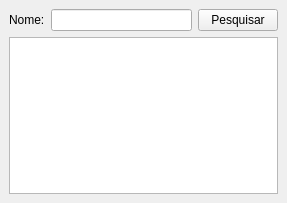
<?xml version="1.0" encoding="UTF-8"?>
<ui version="4.0">
 <class>MainWindow</class>
 <widget class="QMainWindow" name="MainWindow">
  <property name="geometry">
   <rect>
    <x>0</x>
    <y>0</y>
    <width>287</width>
    <height>203</height>
   </rect>
  </property>
  <property name="windowTitle">
   <string>Pesquisar</string>
  </property>
  <widget class="QWidget" name="centralwidget">
   <layout class="QGridLayout" name="gridLayout">
    <item row="0" column="0">
     <layout class="QHBoxLayout" name="horizontalLayout">
      <item>
       <widget class="QLabel" name="label">
        <property name="text">
         <string>Nome:</string>
        </property>
       </widget>
      </item>
      <item>
       <widget class="QLineEdit" name="lineEdit"/>
      </item>
      <item>
       <widget class="QPushButton" name="pushButton">
        <property name="text">
         <string>Pesquisar</string>
        </property>
       </widget>
      </item>
     </layout>
    </item>
    <item row="1" column="0">
     <widget class="QPlainTextEdit" name="plainTextEdit"/>
    </item>
   </layout>
  </widget>
 </widget>
 <resources/>
 <connections/>
</ui>
